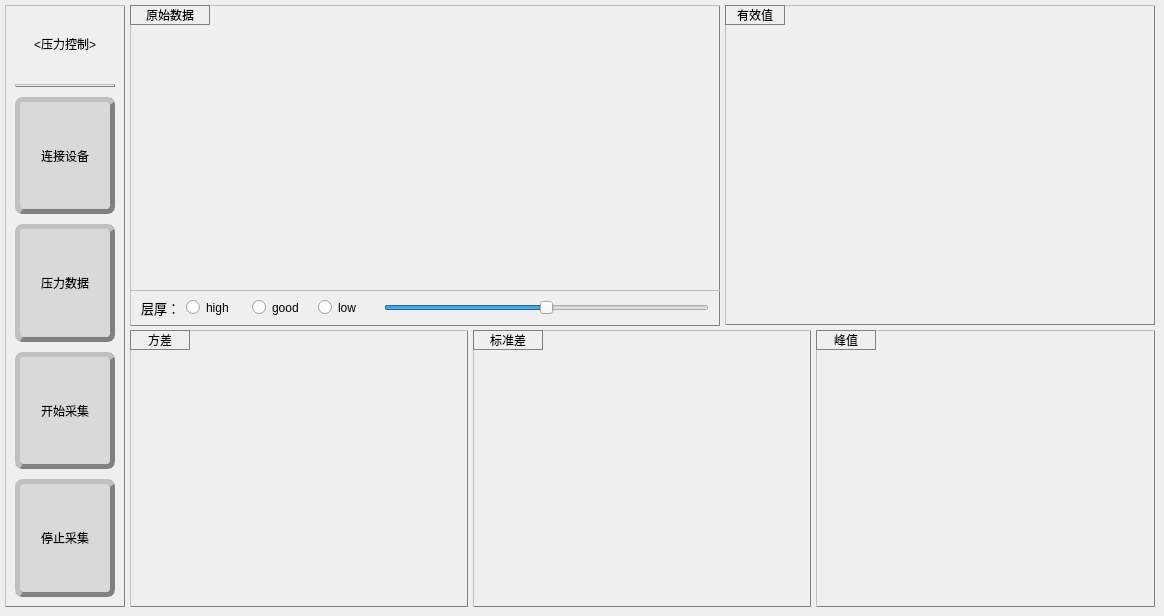
       <widget class="QWidget" name="FC">
        <attribute name="title">
         <string>压力传感器</string>
        </attribute>
        <widget class="QWidget" name="widget_5" native="true">
         <property name="geometry">
          <rect>
           <x>5</x>
           <y>5</y>
           <width>120</width>
           <height>602</height>
          </rect>
         </property>
         <property name="styleSheet">
          <string notr="true">QWidget{
	border:1px outset gray;
}
</string>
         </property>
         <layout class="QVBoxLayout" name="verticalLayout_3" stretch="2,0,4,4,4,4">
          <property name="spacing">
           <number>10</number>
          </property>
          <property name="leftMargin">
           <number>10</number>
          </property>
          <property name="topMargin">
           <number>10</number>
          </property>
          <property name="rightMargin">
           <number>10</number>
          </property>
          <property name="bottomMargin">
           <number>10</number>
          </property>
          <item>
           <widget class="QLabel" name="label_30">
            <property name="styleSheet">
             <string notr="true">QLabel{
	font:12pt&quot;微软雅黑&quot;;
	border:none;
}</string>
            </property>
            <property name="text">
             <string>&lt;压力控制&gt;</string>
            </property>
            <property name="alignment">
             <set>Qt::AlignCenter</set>
            </property>
           </widget>
          </item>
          <item>
           <widget class="Line" name="line_2">
            <property name="orientation">
             <enum>Qt::Horizontal</enum>
            </property>
           </widget>
          </item>
          <item>
           <widget class="QPushButton" name="FC_machine">
            <property name="sizePolicy">
             <sizepolicy hsizetype="Expanding" vsizetype="Fixed">
              <horstretch>0</horstretch>
              <verstretch>0</verstretch>
             </sizepolicy>
            </property>
            <property name="minimumSize">
             <size>
              <width>0</width>
              <height>50</height>
             </size>
            </property>
            <property name="maximumSize">
             <size>
              <width>200</width>
              <height>200</height>
             </size>
            </property>
            <property name="cursor">
             <cursorShape>PointingHandCursor</cursorShape>
            </property>
            <property name="styleSheet">
             <string notr="true">QPushButton{
background-color: rgb(217, 217, 217);
color: rgb(0,0,0);  
border-radius:8px;
font:12pt &quot;微软雅黑&quot;;
border:5px outset gray;
}
QPushButton::hover{
background-color: rgb(200, 200, 200);
color: rgb(0,0,0);  
border-radius:8px;
font:12pt &quot;微软雅黑&quot;;
border:5px groove gray;
}</string>
            </property>
            <property name="text">
             <string>连接设备</string>
            </property>
           </widget>
          </item>
          <item>
           <widget class="QPushButton" name="FC_data">
            <property name="sizePolicy">
             <sizepolicy hsizetype="Expanding" vsizetype="Fixed">
              <horstretch>0</horstretch>
              <verstretch>0</verstretch>
             </sizepolicy>
            </property>
            <property name="maximumSize">
             <size>
              <width>200</width>
              <height>200</height>
             </size>
            </property>
            <property name="cursor">
             <cursorShape>PointingHandCursor</cursorShape>
            </property>
            <property name="styleSheet">
             <string notr="true">QPushButton{
background-color: rgb(217, 217, 217);
color: rgb(0,0,0);  
border-radius:8px;
font:12pt &quot;微软雅黑&quot;;
border:5px outset gray;
}
QPushButton::hover{
background-color: rgb(200, 200, 200);
color: rgb(0,0,0);  
border-radius:8px;
font:12pt &quot;微软雅黑&quot;;
border:5px groove gray;
}</string>
            </property>
            <property name="text">
             <string>压力数据</string>
            </property>
           </widget>
          </item>
          <item>
           <widget class="QPushButton" name="FC_start">
            <property name="sizePolicy">
             <sizepolicy hsizetype="Expanding" vsizetype="Fixed">
              <horstretch>0</horstretch>
              <verstretch>0</verstretch>
             </sizepolicy>
            </property>
            <property name="maximumSize">
             <size>
              <width>200</width>
              <height>200</height>
             </size>
            </property>
            <property name="cursor">
             <cursorShape>PointingHandCursor</cursorShape>
            </property>
            <property name="styleSheet">
             <string notr="true">QPushButton{
background-color: rgb(217, 217, 217);
color: rgb(0,0,0);  
border-radius:8px;
font:12pt &quot;微软雅黑&quot;;
border:5px outset gray;
}
QPushButton::hover{
background-color: rgb(200, 200, 200);
color: rgb(0,0,0);  
border-radius:8px;
font:12pt &quot;微软雅黑&quot;;
border:5px groove gray;
}</string>
            </property>
            <property name="text">
             <string>开始采集</string>
            </property>
           </widget>
          </item>
          <item>
           <widget class="QPushButton" name="FC_stop">
            <property name="sizePolicy">
             <sizepolicy hsizetype="Expanding" vsizetype="Fixed">
              <horstretch>0</horstretch>
              <verstretch>0</verstretch>
             </sizepolicy>
            </property>
            <property name="maximumSize">
             <size>
              <width>200</width>
              <height>200</height>
             </size>
            </property>
            <property name="cursor">
             <cursorShape>PointingHandCursor</cursorShape>
            </property>
            <property name="styleSheet">
             <string notr="true">QPushButton{
background-color: rgb(217, 217, 217);
color: rgb(0,0,0);  
border-radius:8px;
font:12pt &quot;微软雅黑&quot;;
border:5px outset gray;
}
QPushButton::hover{
background-color: rgb(200, 200, 200);
color: rgb(0,0,0);  
border-radius:8px;
font:12pt &quot;微软雅黑&quot;;
border:5px groove gray;
}</string>
            </property>
            <property name="text">
             <string>停止采集</string>
            </property>
           </widget>
          </item>
         </layout>
        </widget>
        <widget class="QLabel" name="FC_RD">
         <property name="geometry">
          <rect>
           <x>130</x>
           <y>5</y>
           <width>590</width>
           <height>286</height>
          </rect>
         </property>
         <property name="styleSheet">
          <string notr="true">QLabel{
	border:1px outset gray;
}</string>
         </property>
         <property name="text">
          <string/>
         </property>
        </widget>
        <widget class="QLabel" name="FC_VV">
         <property name="geometry">
          <rect>
           <x>725</x>
           <y>5</y>
           <width>430</width>
           <height>320</height>
          </rect>
         </property>
         <property name="styleSheet">
          <string notr="true">QLabel{
	border:1px outset gray;
}
</string>
         </property>
         <property name="text">
          <string/>
         </property>
        </widget>
        <widget class="QLabel" name="FC_VAR">
         <property name="geometry">
          <rect>
           <x>130</x>
           <y>330</y>
           <width>338</width>
           <height>277</height>
          </rect>
         </property>
         <property name="styleSheet">
          <string notr="true">QLabel{
	border:1px outset gray;
}
</string>
         </property>
         <property name="text">
          <string/>
         </property>
        </widget>
        <widget class="QLabel" name="FC_SD">
         <property name="geometry">
          <rect>
           <x>473</x>
           <y>330</y>
           <width>338</width>
           <height>277</height>
          </rect>
         </property>
         <property name="styleSheet">
          <string notr="true">QLabel{
	border:1px outset gray;
}</string>
         </property>
         <property name="text">
          <string/>
         </property>
        </widget>
        <widget class="QLabel" name="FC_PEAK">
         <property name="geometry">
          <rect>
           <x>816</x>
           <y>330</y>
           <width>339</width>
           <height>277</height>
          </rect>
         </property>
         <property name="styleSheet">
          <string notr="true">QLabel{
	border:1px outset gray;
}</string>
         </property>
         <property name="text">
          <string/>
         </property>
        </widget>
        <widget class="QLabel" name="label_18">
         <property name="geometry">
          <rect>
           <x>130</x>
           <y>5</y>
           <width>80</width>
           <height>20</height>
          </rect>
         </property>
         <property name="styleSheet">
          <string notr="true">QLabel{
	border:1px solid gray;
	font:10pt &quot;微软雅黑&quot;;
	background-color:none;
}</string>
         </property>
         <property name="text">
          <string>原始数据</string>
         </property>
         <property name="alignment">
          <set>Qt::AlignCenter</set>
         </property>
        </widget>
        <widget class="QLabel" name="label_22">
         <property name="geometry">
          <rect>
           <x>725</x>
           <y>5</y>
           <width>60</width>
           <height>20</height>
          </rect>
         </property>
         <property name="styleSheet">
          <string notr="true">QLabel{
	border:1px solid gray;
	font:10pt &quot;微软雅黑&quot;;
	background-color:none;
}</string>
         </property>
         <property name="text">
          <string>有效值</string>
         </property>
         <property name="alignment">
          <set>Qt::AlignCenter</set>
         </property>
        </widget>
        <widget class="QLabel" name="label_23">
         <property name="geometry">
          <rect>
           <x>130</x>
           <y>330</y>
           <width>60</width>
           <height>20</height>
          </rect>
         </property>
         <property name="styleSheet">
          <string notr="true">QLabel{
	border:1px solid gray;
	font:10pt &quot;微软雅黑&quot;;
	background-color:none;
	alignment:center;
}</string>
         </property>
         <property name="text">
          <string>方差</string>
         </property>
         <property name="alignment">
          <set>Qt::AlignCenter</set>
         </property>
        </widget>
        <widget class="QLabel" name="label_24">
         <property name="geometry">
          <rect>
           <x>473</x>
           <y>330</y>
           <width>70</width>
           <height>20</height>
          </rect>
         </property>
         <property name="styleSheet">
          <string notr="true">QLabel{
	border:1px solid gray;
	font:10pt &quot;微软雅黑&quot;;
	background-color:none;
}</string>
         </property>
         <property name="text">
          <string>标准差</string>
         </property>
         <property name="alignment">
          <set>Qt::AlignCenter</set>
         </property>
        </widget>
        <widget class="QLabel" name="label_25">
         <property name="geometry">
          <rect>
           <x>816</x>
           <y>330</y>
           <width>60</width>
           <height>20</height>
          </rect>
         </property>
         <property name="styleSheet">
          <string notr="true">QLabel{
	border:1px solid gray;
	font:10pt &quot;微软雅黑&quot;;
	background-color:none;
}</string>
         </property>
         <property name="text">
          <string>峰值</string>
         </property>
         <property name="alignment">
          <set>Qt::AlignCenter</set>
         </property>
        </widget>
        <widget class="QFrame" name="frame_2">
         <property name="geometry">
          <rect>
           <x>130</x>
           <y>290</y>
           <width>590</width>
           <height>36</height>
          </rect>
         </property>
         <property name="cursor">
          <cursorShape>ArrowCursor</cursorShape>
         </property>
         <property name="styleSheet">
          <string notr="true">QFrame{
	border:1px outset gray;
}</string>
         </property>
         <property name="frameShape">
          <enum>QFrame::StyledPanel</enum>
         </property>
         <property name="frameShadow">
          <enum>QFrame::Raised</enum>
         </property>
         <layout class="QHBoxLayout" name="horizontalLayout_2" stretch="1,1,1,1,9">
          <property name="leftMargin">
           <number>10</number>
          </property>
          <property name="topMargin">
           <number>0</number>
          </property>
          <property name="rightMargin">
           <number>10</number>
          </property>
          <property name="bottomMargin">
           <number>0</number>
          </property>
          <item>
           <widget class="QLabel" name="label_26">
            <property name="font">
             <font>
              <family>微软雅黑</family>
              <pointsize>10</pointsize>
              <weight>50</weight>
              <italic>false</italic>
              <bold>false</bold>
             </font>
            </property>
            <property name="styleSheet">
             <string notr="true">QLabel{
	border:none;
    font:10pt &quot;微软雅黑&quot;;
}</string>
            </property>
            <property name="text">
             <string>层厚：</string>
            </property>
           </widget>
          </item>
          <item>
           <widget class="QRadioButton" name="radioButton_4">
            <property name="minimumSize">
             <size>
              <width>60</width>
              <height>0</height>
             </size>
            </property>
            <property name="cursor">
             <cursorShape>PointingHandCursor</cursorShape>
            </property>
            <property name="styleSheet">
             <string notr="true">QRadioButton{
	border:none;
    font:10pt &quot;微软雅黑&quot;;
}</string>
            </property>
            <property name="text">
             <string>high</string>
            </property>
           </widget>
          </item>
          <item>
           <widget class="QRadioButton" name="radioButton_5">
            <property name="minimumSize">
             <size>
              <width>60</width>
              <height>0</height>
             </size>
            </property>
            <property name="cursor">
             <cursorShape>PointingHandCursor</cursorShape>
            </property>
            <property name="styleSheet">
             <string notr="true">QRadioButton{
	border:none;
    font:10pt &quot;微软雅黑&quot;;
}</string>
            </property>
            <property name="text">
             <string>good</string>
            </property>
           </widget>
          </item>
          <item>
           <widget class="QRadioButton" name="radioButton_6">
            <property name="minimumSize">
             <size>
              <width>60</width>
              <height>0</height>
             </size>
            </property>
            <property name="cursor">
             <cursorShape>PointingHandCursor</cursorShape>
            </property>
            <property name="styleSheet">
             <string notr="true">QRadioButton{
	border:none;
    font:10pt &quot;微软雅黑&quot;;
}</string>
            </property>
            <property name="text">
             <string>low</string>
            </property>
           </widget>
          </item>
          <item>
           <widget class="QSlider" name="horizontalSlider_2">
            <property name="cursor">
             <cursorShape>ClosedHandCursor</cursorShape>
            </property>
            <property name="styleSheet">
             <string notr="true">QSlider{
}</string>
            </property>
            <property name="minimum">
             <number>-50</number>
            </property>
            <property name="maximum">
             <number>50</number>
            </property>
            <property name="sliderPosition">
             <number>0</number>
            </property>
            <property name="tracking">
             <bool>true</bool>
            </property>
            <property name="orientation">
             <enum>Qt::Horizontal</enum>
            </property>
           </widget>
          </item>
         </layout>
        </widget>
       </widget>
